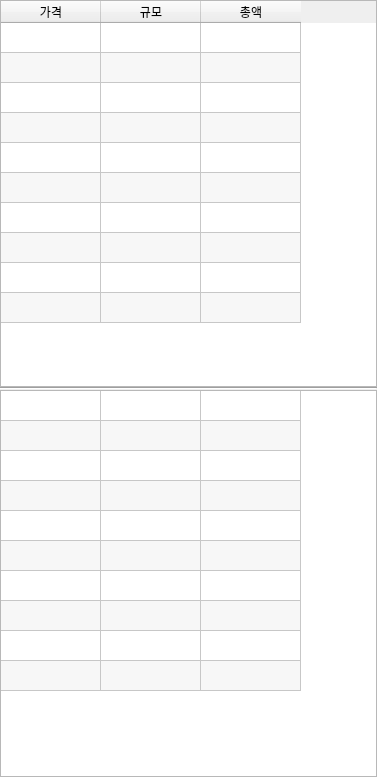
<?xml version="1.0" encoding="UTF-8"?>
<ui version="4.0">
 <class>Form</class>
 <widget class="QWidget" name="Form">
  <property name="geometry">
   <rect>
    <x>0</x>
    <y>0</y>
    <width>377</width>
    <height>777</height>
   </rect>
  </property>
  <property name="sizePolicy">
   <sizepolicy hsizetype="Minimum" vsizetype="Minimum">
    <horstretch>0</horstretch>
    <verstretch>0</verstretch>
   </sizepolicy>
  </property>
  <property name="windowTitle">
   <string>Form</string>
  </property>
  <layout class="QVBoxLayout" name="verticalLayout">
   <property name="spacing">
    <number>0</number>
   </property>
   <property name="leftMargin">
    <number>0</number>
   </property>
   <property name="topMargin">
    <number>0</number>
   </property>
   <property name="rightMargin">
    <number>0</number>
   </property>
   <property name="bottomMargin">
    <number>0</number>
   </property>
   <item>
    <widget class="QTableWidget" name="tableAsks">
     <property name="verticalScrollBarPolicy">
      <enum>Qt::ScrollBarAlwaysOff</enum>
     </property>
     <property name="horizontalScrollBarPolicy">
      <enum>Qt::ScrollBarAlwaysOff</enum>
     </property>
     <property name="sizeAdjustPolicy">
      <enum>QAbstractScrollArea::AdjustToContents</enum>
     </property>
     <property name="editTriggers">
      <set>QAbstractItemView::NoEditTriggers</set>
     </property>
     <property name="alternatingRowColors">
      <bool>true</bool>
     </property>
     <property name="rowCount">
      <number>10</number>
     </property>
     <property name="columnCount">
      <number>3</number>
     </property>
     <attribute name="horizontalHeaderStretchLastSection">
      <bool>false</bool>
     </attribute>
     <attribute name="verticalHeaderVisible">
      <bool>false</bool>
     </attribute>
     <row/>
     <row/>
     <row/>
     <row/>
     <row/>
     <row/>
     <row/>
     <row/>
     <row/>
     <row/>
     <column>
      <property name="text">
       <string>가격</string>
      </property>
     </column>
     <column>
      <property name="text">
       <string>규모</string>
      </property>
     </column>
     <column>
      <property name="text">
       <string>총액</string>
      </property>
     </column>
    </widget>
   </item>
   <item>
    <widget class="Line" name="line">
     <property name="orientation">
      <enum>Qt::Horizontal</enum>
     </property>
    </widget>
   </item>
   <item>
    <widget class="QTableWidget" name="tableBids">
     <property name="verticalScrollBarPolicy">
      <enum>Qt::ScrollBarAlwaysOff</enum>
     </property>
     <property name="horizontalScrollBarPolicy">
      <enum>Qt::ScrollBarAlwaysOff</enum>
     </property>
     <property name="sizeAdjustPolicy">
      <enum>QAbstractScrollArea::AdjustToContents</enum>
     </property>
     <property name="editTriggers">
      <set>QAbstractItemView::NoEditTriggers</set>
     </property>
     <property name="alternatingRowColors">
      <bool>true</bool>
     </property>
     <property name="rowCount">
      <number>10</number>
     </property>
     <property name="columnCount">
      <number>3</number>
     </property>
     <attribute name="horizontalHeaderVisible">
      <bool>false</bool>
     </attribute>
     <attribute name="horizontalHeaderStretchLastSection">
      <bool>false</bool>
     </attribute>
     <attribute name="verticalHeaderVisible">
      <bool>false</bool>
     </attribute>
     <row/>
     <row/>
     <row/>
     <row/>
     <row/>
     <row/>
     <row/>
     <row/>
     <row/>
     <row/>
     <column/>
     <column/>
     <column/>
    </widget>
   </item>
  </layout>
 </widget>
 <resources/>
 <connections/>
</ui>
